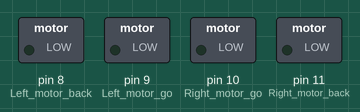
This sketch was run on a simulated Arduino Uno, built with avr-gcc and run on an emulated ATmega328P. On the bench: switched loads named in the sketch (green lamp = pin HIGH).

Above: at 0.1 s.
At 6.8 s:
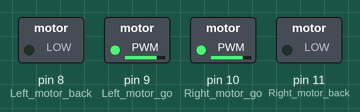
At 14.5 s:
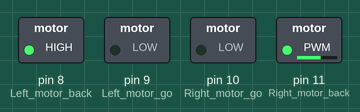
At 18.1 s:
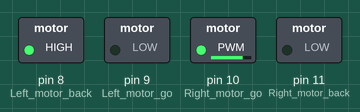
At 21.6 s:
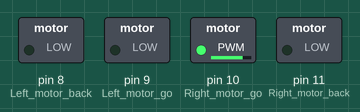
At 29.1 s:
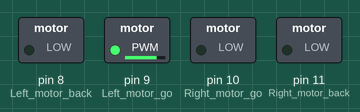
Timing chart, 0 to 40.0 s (numbered marks = the images above):
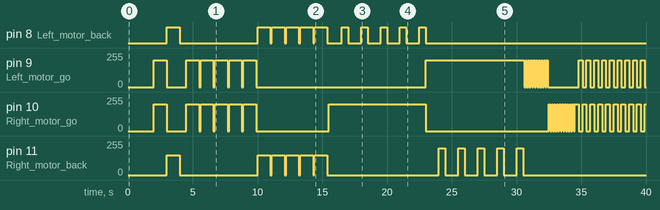

The sketch:

ColorfulRun.ino
```cpp
//============================亚博科技===========================
//  智能小车指定花式动作
//===============================================================
//#include <Servo.h>
int Left_motor_back=8;     //左电机后退(IN1)
int Left_motor_go=9;     //左电机前进(IN2)

int Right_motor_go=10;    // 右电机前进(IN3)
int Right_motor_back=11;    // 右电机后退(IN4)

void setup()
{
  //初始化电机驱动IO为输出方式
  pinMode(Left_motor_go,OUTPUT); // PIN 8 (PWM)
  pinMode(Left_motor_back,OUTPUT); // PIN 9 (PWM)
  pinMode(Right_motor_go,OUTPUT);// PIN 10 (PWM)
  pinMode(Right_motor_back,OUTPUT);// PIN 11 (PWM)
}
void run(int time)     // 前进
{
  digitalWrite(Right_motor_go,HIGH);  // 右电机前进
  digitalWrite(Right_motor_back,LOW);
  analogWrite(Right_motor_go,200);//PWM比例0~255调速，左右轮差异略增减
  analogWrite(Right_motor_back,0);
  digitalWrite(Left_motor_go,HIGH);  // 左电机前进
  digitalWrite(Left_motor_back,LOW);
  analogWrite(Left_motor_go,200);//PWM比例0~255调速，左右轮差异略增减
  analogWrite(Left_motor_back,0);
  delay(time * 100);   //执行时间，可以调整
}

void brake(int time)         //刹车，停车
{
  digitalWrite(Right_motor_go,LOW);
  digitalWrite(Right_motor_back,LOW);
  digitalWrite(Left_motor_go,LOW);
  digitalWrite(Left_motor_back,LOW);
  delay(time * 100);//执行时间，可以调整
}

void left(int time)         //左转(左轮不动，右轮前进)
{
  digitalWrite(Right_motor_go,HIGH);	// 右电机前进
  digitalWrite(Right_motor_back,LOW);
  analogWrite(Right_motor_go,200);
  analogWrite(Right_motor_back,0);//PWM比例0~255调速
  digitalWrite(Left_motor_go,LOW);   //左轮后退
  digitalWrite(Left_motor_back,LOW);
  analogWrite(Left_motor_go,0);
  analogWrite(Left_motor_back,0);//PWM比例0~255调速
  delay(time * 100);	//执行时间，可以调整
}

void spin_left(int time)         //左转(左轮后退，右轮前进)
{
  digitalWrite(Right_motor_go,HIGH);	// 右电机前进
  digitalWrite(Right_motor_back,LOW);
  analogWrite(Right_motor_go,200);
  analogWrite(Right_motor_back,0);//PWM比例0~255调速
  digitalWrite(Left_motor_go,LOW);   //左轮后退
  digitalWrite(Left_motor_back,HIGH);
  analogWrite(Left_motor_go,0);
  analogWrite(Left_motor_back,200);//PWM比例0~255调速
  delay(time * 100);	//执行时间，可以调整
}

void right(int time)        //右转(右轮不动，左轮前进)
{
  digitalWrite(Right_motor_go,LOW);   //右电机后退
  digitalWrite(Right_motor_back,LOW);
  analogWrite(Right_motor_go,0);
  analogWrite(Right_motor_back,0);//PWM比例0~255调速
  digitalWrite(Left_motor_go,HIGH);//左电机前进
  digitalWrite(Left_motor_back,LOW);
  analogWrite(Left_motor_go,200);
  analogWrite(Left_motor_back,0);//PWM比例0~255调速
  delay(time * 100);	//执行时间，可以调整
}

void spin_right(int time)        //右转(右轮后退，左轮前进)
{
  digitalWrite(Right_motor_go,LOW);   //右电机后退
  digitalWrite(Right_motor_back,HIGH);
  analogWrite(Right_motor_go,0);
  analogWrite(Right_motor_back,200);//PWM比例0~255调速
  digitalWrite(Left_motor_go,HIGH);//左电机前进
  digitalWrite(Left_motor_back,LOW);
  analogWrite(Left_motor_go,200);
  analogWrite(Left_motor_back,0);//PWM比例0~255调速
  delay(time * 100);	//执行时间，可以调整
}

void back(int time)          //后退
{
  digitalWrite(Right_motor_go,LOW);  //右轮后退
  digitalWrite(Right_motor_back,HIGH);
  analogWrite(Right_motor_go,0);
  analogWrite(Right_motor_back,150);//PWM比例0~255调速
  digitalWrite(Left_motor_go,LOW);  //左轮后退
  digitalWrite(Left_motor_back,HIGH);
  analogWrite(Left_motor_go,0);
  analogWrite(Left_motor_back,150);//PWM比例0~255调速
  delay(time * 100);     //执行时间，可以调整
}

void loop()
{
  int i;
  delay(2000); //延时2s后启动
  run(10);
  back(10);//全速前进急停后退
  brake(5);

  for(i=0;i<5;i++)
  {
    run(10);//小车间断性前进5步
    brake(1);
  }

  for(i=0;i<5;i++)
  {
    back(10);//小车间断性后退5步
    brake(1);
  }

  for(i=0;i<5;i++)
  {
    left(10);//大弯套小弯连续左旋转
    spin_left(5);
  }

  for(i=0;i<5;i++)
  {
    right(10);//大弯套小弯连续右旋转
    spin_right(5);
  }

  for(i=0;i<10;i++)
  {
    right(1);//间断性原地右转弯
    brake(1);
  }

  for(i=0;i<10;i++)
  {
    left(1);//间断性原地左转弯
    brake(1);
  }

  for(i=0;i<10;i++)
  {
    left(3);//走S形前进
    right(3);
  }

  for(i=0;i<10;i++)
  {
    spin_left(3);//间断性原地左打转
    brake(3);
  }

  for(i=0;i<10;i++)
  {
    spin_right(3);//间断性原地右打转
    brake(3);
  }

}
```

Measured:
- by itself, pin 8 (Left_motor_back): goes HIGH 1.0 s, LOW 6.0 s, 4 × (HIGH 1.0 s, LOW 0.10 s), HIGH 1.0 s, 5 × (LOW 1.1 s, HIGH 0.50 s), then LOW
- by itself, pin 9 (Left_motor_go): 0/255 → 200/255 at 2.0 s, → 0/255 1.0 s later, → 200/255 1.5 s later, → 0/255 1.0 s later, … (50 changes in this stretch)
- by itself, pin 10 (Right_motor_go): 0/255 → 200/255 at 2.0 s, → 0/255 1.0 s later, → 200/255 1.5 s later, → 0/255 1.0 s later, … (53 changes in this stretch)
